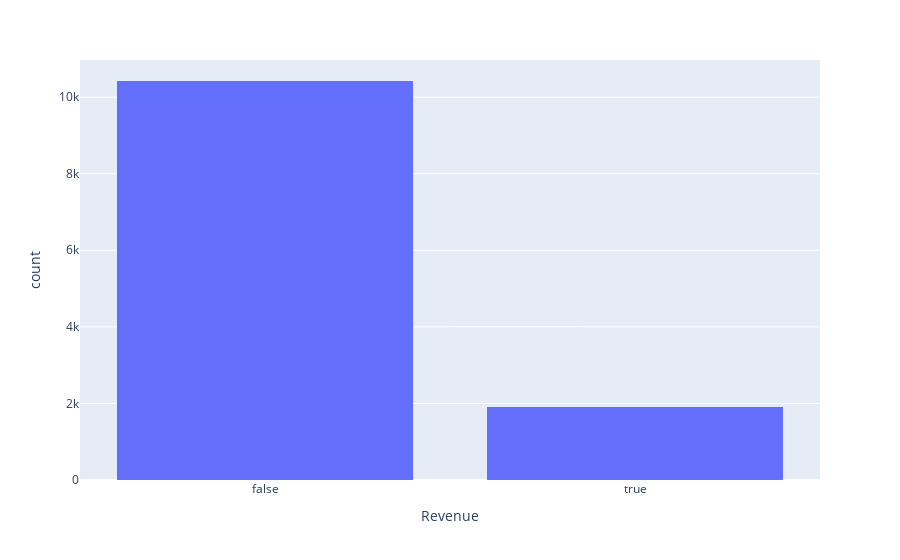

Notebook cell for this chart:
### Code cell
px.histogram(df, x='Revenue')

### Figure 1 — Plotly figure (JSON) as saved in the notebook; plotly's stock layout.template omitted (floating-point values rounded to 4 significant figures; data arrays with more than 128 entries replaced by an {"elided": "..."} marker saying what was removed)
{"data": [{"alignmentgroup": "True", "bingroup": "x", "hovertemplate": "Revenue=%{x}<br>count=%{y}<extra></extra>", "legendgroup": "", "marker": {"color": "#636efa", "pattern": {"shape": ""}}, "name": "", "offsetgroup": "", "orientation": "v", "showlegend": false, "type": "histogram", "x": {"elided": "12330 bool values"}, "xaxis": "x", "yaxis": "y"}], "layout": {"barmode": "relative", "legend": {"tracegroupgap": 0}, "margin": {"t": 60}, "xaxis": {"anchor": "y", "domain": [0, 1], "title": {"text": "Revenue"}}, "yaxis": {"anchor": "x", "domain": [0, 1], "title": {"text": "count"}}}}
